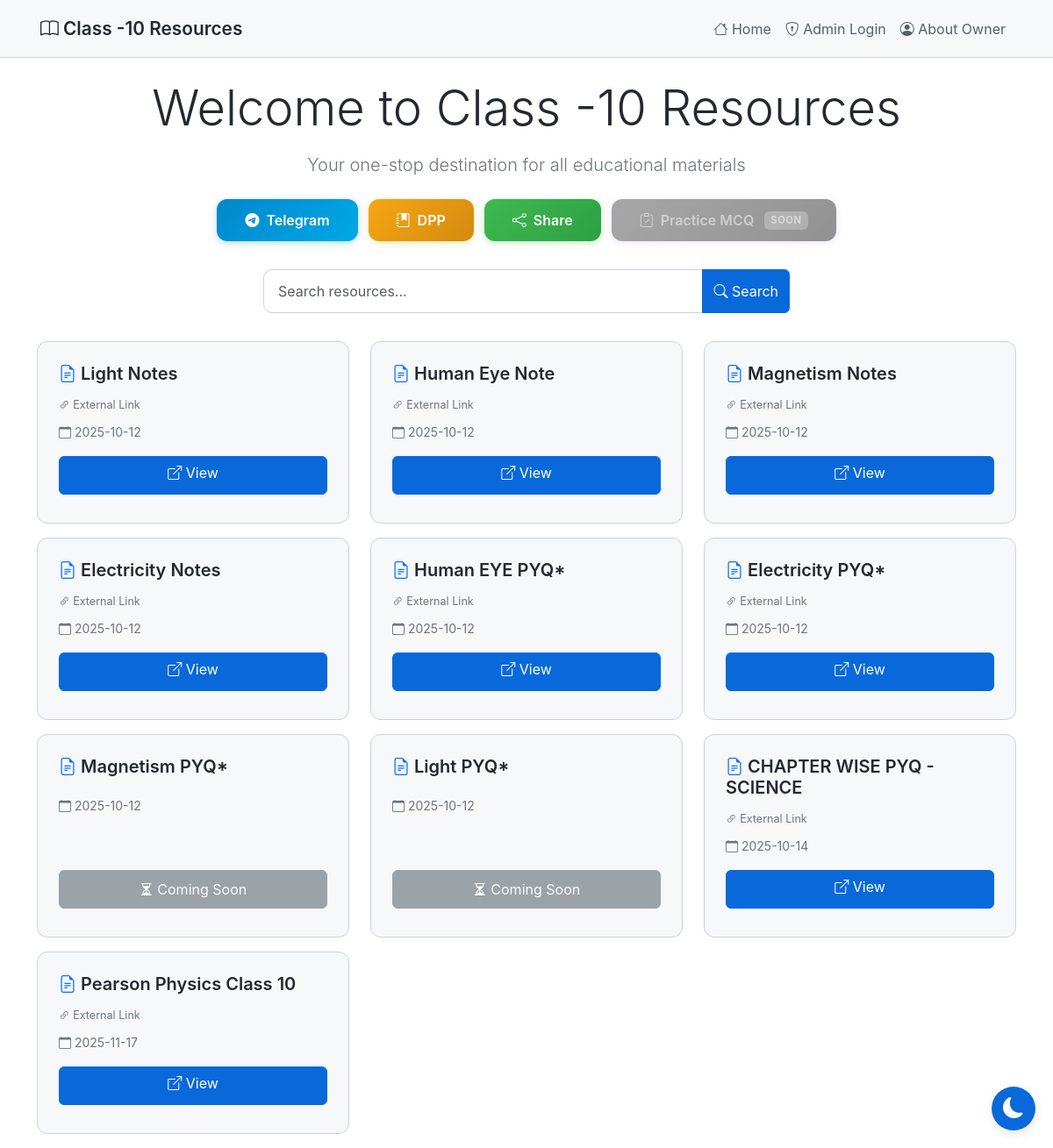
Before: / with the older database file.
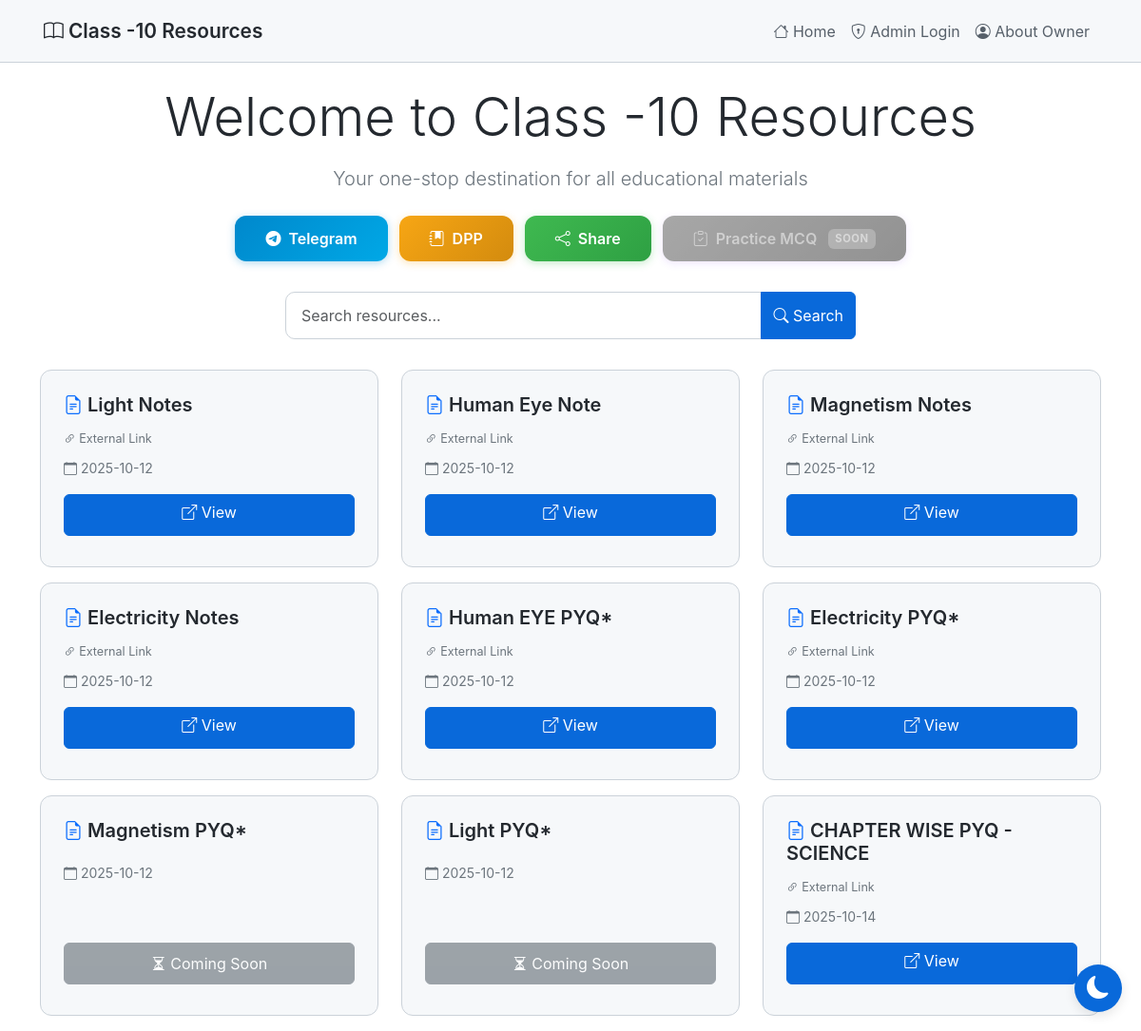
After: the same page with the newer database file.
### tables this page shows
CREATE TABLE "resources"
                     (id INTEGER PRIMARY KEY AUTOINCREMENT,
                      name TEXT NOT NULL,
                      link TEXT,
                      filename TEXT,
                      created_at TIMESTAMP DEFAULT CURRENT_TIMESTAMP);

### app.py (the view)
@app.route('/')
def index():
    conn = sqlite3.connect('database.db')
    conn.row_factory = sqlite3.Row
    c = conn.cursor()
    search_query = request.args.get('search', '')
    if search_query:
        c.execute('SELECT * FROM resources WHERE name LIKE ? ORDER BY created_at ASC',
                  ('%' + search_query + '%',))
    else:
        c.execute('SELECT * FROM resources ORDER BY created_at ASC')
    resources = c.fetchall()
    c.execute('SELECT * FROM owner_info WHERE id = 1')
    owner_info = c.fetchone()
    c.execute('SELECT * FROM dpps ORDER BY created_at DESC')
    dpps = c.fetchall()
    conn.close()
    is_admin = 'admin' in session
    return render_template('index.html', resources=resources, is_admin=is_admin,
                          search_query=search_query, owner_info=owner_info, dpps=dpps)

### templates/index.html (shortened to what this page needs)
{% extends "base.html" %}
{% block content %}
<div class="text-center my-3">
    <h1 class="display-4 mb-3">Welcome to Class -10 Resources</h1>
    <p class="lead text-secondary">Your one-stop destination for all educational materials</p>
</div>
<div class="action-buttons">
    {% if owner_info %}
    <a href="{{ owner_info['telegram_link'] }}" target="_blank" class="action-btn btn-telegram">
        <i class="bi bi-telegram"></i> Telegram
    </a>
    {% endif %}
    <a href="{{ url_for('dpp_page') }}" class="action-btn btn-dpp">
        <i class="bi bi-journal-bookmark-fill"></i> DPP
    </a>
    <button onclick="shareWebsite()" class="action-btn btn-share">
        <i class="bi bi-share"></i> Share
    </button>
    <button class="action-btn btn-mcq btn-mcq-disabled" disabled title="Coming Soon">
        <i class="bi bi-clipboard-check"></i> Practice MCQ
        <span class="coming-soon-badge">Soon</span>
    </button>
</div>
<div class="search-container">
    <form method="GET" action="{{ url_for('index') }}">
        <div class="input-group">
            <input type="text" name="search" id="searchInput" class="form-control search-input"
                   placeholder="Search resources..." value="{{ search_query or '' }}"
                   autocomplete="off"
                   oninput="autoSearch()">
            <button class="btn btn-primary" type="submit" aria-label="Search">
                <i class="bi bi-search"></i><span class="d-none d-sm-inline"> Search</span>
            </button>
        </div>
    </form>
</div>
<div class="row mt-4">
    {% if resources %}
        {% for resource in resources %}
        <div class="col-12 col-sm-6 col-lg-4 mb-3">
            <div class="card h-100">
                <div class="card-body d-flex flex-column">
                    <h5 class="card-title">
                        <i class="bi bi-file-earmark-text text-primary"></i>
                        {{ resource['name'] }}
                    </h5>
                    <div class="card-text mb-2">
                        {% if resource['filename'] %}
                            <small class="text-secondary d-block text-truncate" title="{{ resource['filename'] }}">
                                <i class="bi bi-paperclip"></i> {{ resource['filename'] }}
                            </small>
                        {% elif resource['link'] %}
                            <small class="text-secondary">
                                <i class="bi bi-link-45deg"></i> External Link
                            </small>
                        {% endif %}
                    </div>
                    <div class="mb-3">
                        <small class="text-secondary">
                            <i class="bi bi-calendar"></i>
                            {{ resource['created_at'][:10] }}
                        </small>
                    </div>
                    <div class="mt-auto">
                        {% if resource['link'] or resource['filename'] %}
                            <a href="{{ url_for('view_resource', id=resource['id']) }}"
                               class="btn btn-primary w-100 mb-2" target="_blank">
                                <i class="bi bi-box-arrow-up-right"></i> View
                            </a>
                        {% else %}
                            <button class="btn btn-secondary w-100 mb-2" disabled>
                                <i class="bi bi-hourglass-split"></i> Coming Soon
                            </button>
                        {% endif %}
                    </div>
                </div>
            </div>
        </div>
        {% endfor %}
    {% endif %}
</div>
{% endblock %}

### templates/base.html (shortened to what this page needs)
<!DOCTYPE html>
<html lang="en" data-theme="light">
<head>
    <link href="https://cdn.jsdelivr.net/npm/bootstrap@5.3.2/dist/css/bootstrap.min.css" rel="stylesheet">
    <link rel="stylesheet" href="https://cdn.jsdelivr.net/npm/bootstrap-icons@1.11.1/font/bootstrap-icons.css">
</head>
<body>
    <nav class="navbar navbar-expand-lg navbar-dark">
        <div class="container">
            <a class="navbar-brand" href="{{ url_for('index') }}">
                <i class="bi bi-book"></i> Class -10 Resources
            </a>
            <div class="collapse navbar-collapse" id="navbarNav">
                <ul class="navbar-nav ms-auto">
                    <li class="nav-item">
                        <a class="nav-link" href="{{ url_for('index') }}">
                            <i class="bi bi-house"></i> Home
                        </a>
                    </li>
                    {% if session.admin %}
                    <li class="nav-item">
                        <a class="nav-link" href="{{ url_for('add_resource') }}">
                            <i class="bi bi-plus-circle"></i> Add Resource
                        </a>
                    </li>
                    <li class="nav-item">
                        <a class="nav-link" href="{{ url_for('download_database') }}">
                            <i class="bi bi-download"></i> Backup DB
                        </a>
                    </li>
                    <li class="nav-item">
                        <a class="nav-link" href="{{ url_for('logout') }}">
                            <i class="bi bi-box-arrow-right"></i> Logout
                        </a>
                    </li>
                    {% else %}
                    <li class="nav-item">
                        <a class="nav-link" href="{{ url_for('login') }}">
                            <i class="bi bi-shield-lock"></i> Admin Login
                        </a>
                    </li>
                    {% endif %}
                    <li class="nav-item">
                        <a class="nav-link" href="{{ url_for('about_owner') }}">
                            <i class="bi bi-person-circle"></i> About Owner
                        </a>
                    </li>
                </ul>
            </div>
        </div>
    </nav>
    <div class="container mt-4">
        {% block content %}{% endblock %}
    </div>
    <button class="theme-toggle" id="themeToggle" aria-label="Toggle theme">
        <i class="bi bi-moon-fill" id="themeIcon"></i>
    </button>
</body>
</html>

### templates/base.html (style rules this page uses)
:root { --bg-primary: #ffffff; --bg-secondary: #f6f8fa; --bg-tertiary: #ffffff; --text-primary: #24292f; --text-secondary: #57606a; --border-color: #cbd2d9; --accent-color: #0969da; --success-color: #1a7f37; --danger-color: #cf222e; --shadow-color: rgba(0, 0, 0, 0.1); }
body { background-color: var(--bg-primary); color: var(--text-primary); font-family: -apple-system, BlinkMacSystemFont, 'Segoe UI', 'Noto Sans', Helvetica, Arial, sans-serif; min-height: 100vh; transition: background-color 0.3s ease, color 0.3s ease; }
* { transition: background-color 0.3s ease, color 0.3s ease, border-color 0.3s ease; }
.navbar { background-color: var(--bg-secondary) !important; border-bottom: 1px solid var(--border-color); padding: 0.75rem 0; }
.navbar .container { padding-left: 1rem; padding-right: 1rem; }
.navbar-brand { font-weight: 600; color: var(--text-primary) !important; font-size: 1.3rem; }
.nav-link { color: var(--text-secondary) !important; transition: color 0.3s ease; }
.btn-primary { background-color: var(--accent-color); border-color: var(--accent-color); transition: all 0.3s ease; min-height: 44px; }
.btn { min-height: 44px; }
.card { background-color: var(--bg-secondary); border: 1px solid var(--border-color); border-radius: 12px; transition: all 0.3s ease; overflow: hidden; }
.card-body { padding: 1.5rem; }
.card-title { color: var(--text-primary); font-weight: 600; margin-bottom: 0.75rem; }
.card-text { color: var(--text-secondary); font-size: 0.9rem; }
.form-control, .form-select { background-color: var(--bg-tertiary); border: 1px solid var(--border-color); color: var(--text-primary); }
.theme-toggle { position: fixed; bottom: 20px; right: 20px; width: 50px; height: 50px; border-radius: 50%; background: var(--accent-color); border: none; color: white; font-size: 1.5rem; cursor: pointer; box-shadow: 0 4px 12px var(--shadow-color); transition: all 0.3s ease; z-index: 1000; display: flex; align-items: center; justify-content: center; }
.action-buttons { display: flex; flex-wrap: wrap; gap: 0.75rem; justify-content: center; margin: 1.5rem 0; padding: 0 1rem; }
.action-btn { padding: 0.75rem 2rem; font-size: 1rem; font-weight: 600; border-radius: 12px; text-decoration: none; display: inline-flex; align-items: center; justify-content: center; gap: 0.5rem; transition: all 0.3s ease; border: none; cursor: pointer; min-height: 44px; white-space: nowrap; }
.btn-telegram { background: linear-gradient(135deg, #0088cc, #00a8e6); color: white; }
.btn-share { background: linear-gradient(135deg, #3fb950, #2ea043); color: white; }
.btn-mcq { background: linear-gradient(135deg, #a371f7, #8957e5); color: white; }
.btn-mcq-disabled { background: linear-gradient(135deg, #6e6e6e, #4a4a4a) !important; color: rgba(255,255,255,0.5) !important; cursor: not-allowed !important; opacity: 0.6; position: relative; }
.coming-soon-badge { background: rgba(255,255,255,0.25); border-radius: 6px; padding: 2px 7px; font-size: 0.7rem; font-weight: 700; letter-spacing: 0.05em; text-transform: uppercase; margin-left: 0.25rem; }
[data-theme="light"] .btn-telegram { box-shadow: 0 2px 8px rgba(0, 136, 204, 0.3); }
[data-theme="light"] .btn-share { box-shadow: 0 2px 8px rgba(63, 185, 80, 0.3); }
[data-theme="light"] .btn-mcq { box-shadow: 0 2px 8px rgba(163, 113, 247, 0.3); }
.search-container { max-width: 600px; margin: 2rem auto; }
.search-input { border-radius: 10px; padding: 0.75rem 1rem; }
.btn-dpp { background: linear-gradient(135deg, #f7a614, #d38b0e); color: white; }
[data-theme="light"] .btn-dpp { box-shadow: 0 2px 8px rgba(247, 166, 20, 0.3); }

Changed rows visible on the page:
removed resources: name "Pearson Physics Class 10", shows "External Link", created_at "2025-11-17"
